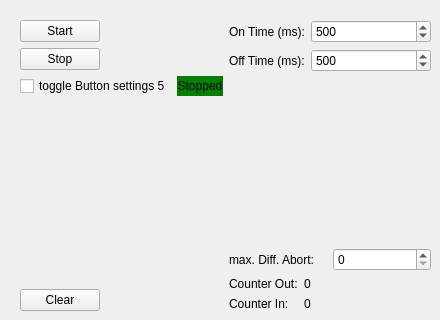
    <widget class="QWidget" name="tab_B5">
     <attribute name="title">
      <string>Taster 5</string>
     </attribute>
     <widget class="QWidget" name="horizontalLayoutWidget_5">
      <property name="geometry">
       <rect>
        <x>20</x>
        <y>20</y>
        <width>411</width>
        <height>291</height>
       </rect>
      </property>
      <layout class="QHBoxLayout" name="hL_Logic5">
       <property name="leftMargin">
        <number>0</number>
       </property>
       <item>
        <layout class="QFormLayout" name="fL_Logic5">
         <item row="0" column="0">
          <widget class="QPushButton" name="pB_Start5">
           <property name="text">
            <string>Start</string>
           </property>
          </widget>
         </item>
         <item row="1" column="0">
          <widget class="QPushButton" name="pB_Stop5">
           <property name="text">
            <string>Stop</string>
           </property>
          </widget>
         </item>
         <item row="3" column="0">
          <spacer name="vS_LogicButtons5">
           <property name="orientation">
            <enum>Qt::Orientation::Vertical</enum>
           </property>
           <property name="sizeHint" stdset="0">
            <size>
             <width>20</width>
             <height>40</height>
            </size>
           </property>
          </spacer>
         </item>
         <item row="4" column="0">
          <widget class="QPushButton" name="pB_Clear5">
           <property name="text">
            <string>Clear</string>
           </property>
          </widget>
         </item>
         <item row="2" column="0">
          <widget class="AnimatedToggle" name="toggle_Button_settings5">
           <property name="text">
            <string>toggle Button settings 5</string>
           </property>
          </widget>
         </item>
         <item row="2" column="1">
          <widget class="QLabel" name="l_RunState5">
           <property name="styleSheet">
            <string notr="true">background-color: green; color: black</string>
           </property>
           <property name="text">
            <string>Stopped</string>
           </property>
           <property name="alignment">
            <set>Qt::AlignmentFlag::AlignCenter</set>
           </property>
          </widget>
         </item>
        </layout>
       </item>
       <item>
        <layout class="QVBoxLayout" name="vL_Parameter5">
         <item>
          <layout class="QFormLayout" name="fL_OnOffTime5">
           <property name="sizeConstraint">
            <enum>QLayout::SizeConstraint::SetFixedSize</enum>
           </property>
           <item row="0" column="0">
            <widget class="QLabel" name="l_OnTime5">
             <property name="text">
              <string>On Time (ms):</string>
             </property>
            </widget>
           </item>
           <item row="0" column="1">
            <widget class="QSpinBox" name="sB_OnTime5">
             <property name="maximum">
              <number>1000</number>
             </property>
             <property name="value">
              <number>500</number>
             </property>
            </widget>
           </item>
           <item row="1" column="1">
            <widget class="QSpinBox" name="sB_OffTime5">
             <property name="maximum">
              <number>1000</number>
             </property>
             <property name="value">
              <number>500</number>
             </property>
            </widget>
           </item>
           <item row="1" column="0">
            <widget class="QLabel" name="l_OffTime5">
             <property name="text">
              <string>Off Time (ms):</string>
             </property>
            </widget>
           </item>
          </layout>
         </item>
         <item>
          <spacer name="vS_Parameter5">
           <property name="orientation">
            <enum>Qt::Orientation::Vertical</enum>
           </property>
           <property name="sizeHint" stdset="0">
            <size>
             <width>20</width>
             <height>40</height>
            </size>
           </property>
          </spacer>
         </item>
         <item>
          <layout class="QHBoxLayout" name="horizontalLayout_5">
           <item>
            <widget class="QLabel" name="l_DiffAbort5">
             <property name="text">
              <string>max. Diff. Abort:</string>
             </property>
            </widget>
           </item>
           <item>
            <widget class="QSpinBox" name="sB_DiffAbort5"/>
           </item>
          </layout>
         </item>
         <item>
          <layout class="QFormLayout" name="fL_Cnt5">
           <property name="sizeConstraint">
            <enum>QLayout::SizeConstraint::SetFixedSize</enum>
           </property>
           <item row="0" column="0">
            <widget class="QLabel" name="l_CntOut5">
             <property name="text">
              <string>Counter Out:</string>
             </property>
            </widget>
           </item>
           <item row="1" column="0">
            <widget class="QLabel" name="l_CntIn5">
             <property name="text">
              <string>Counter In:</string>
             </property>
            </widget>
           </item>
           <item row="0" column="1">
            <widget class="QLabel" name="l_CntOutVal5">
             <property name="text">
              <string>0</string>
             </property>
            </widget>
           </item>
           <item row="1" column="1">
            <widget class="QLabel" name="l_CntInVal5">
             <property name="text">
              <string>0</string>
             </property>
            </widget>
           </item>
          </layout>
         </item>
        </layout>
       </item>
      </layout>
     </widget>
    </widget>
